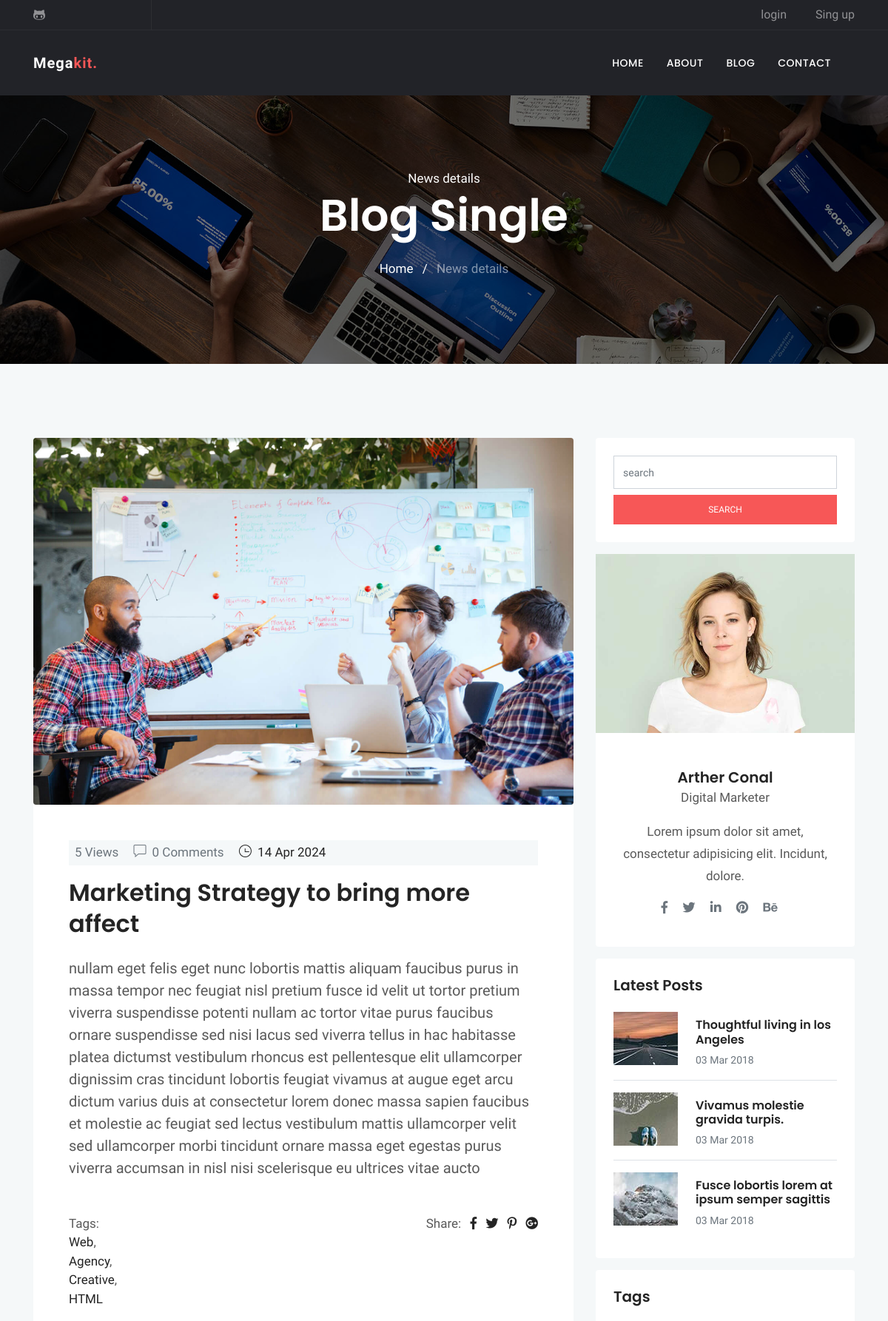
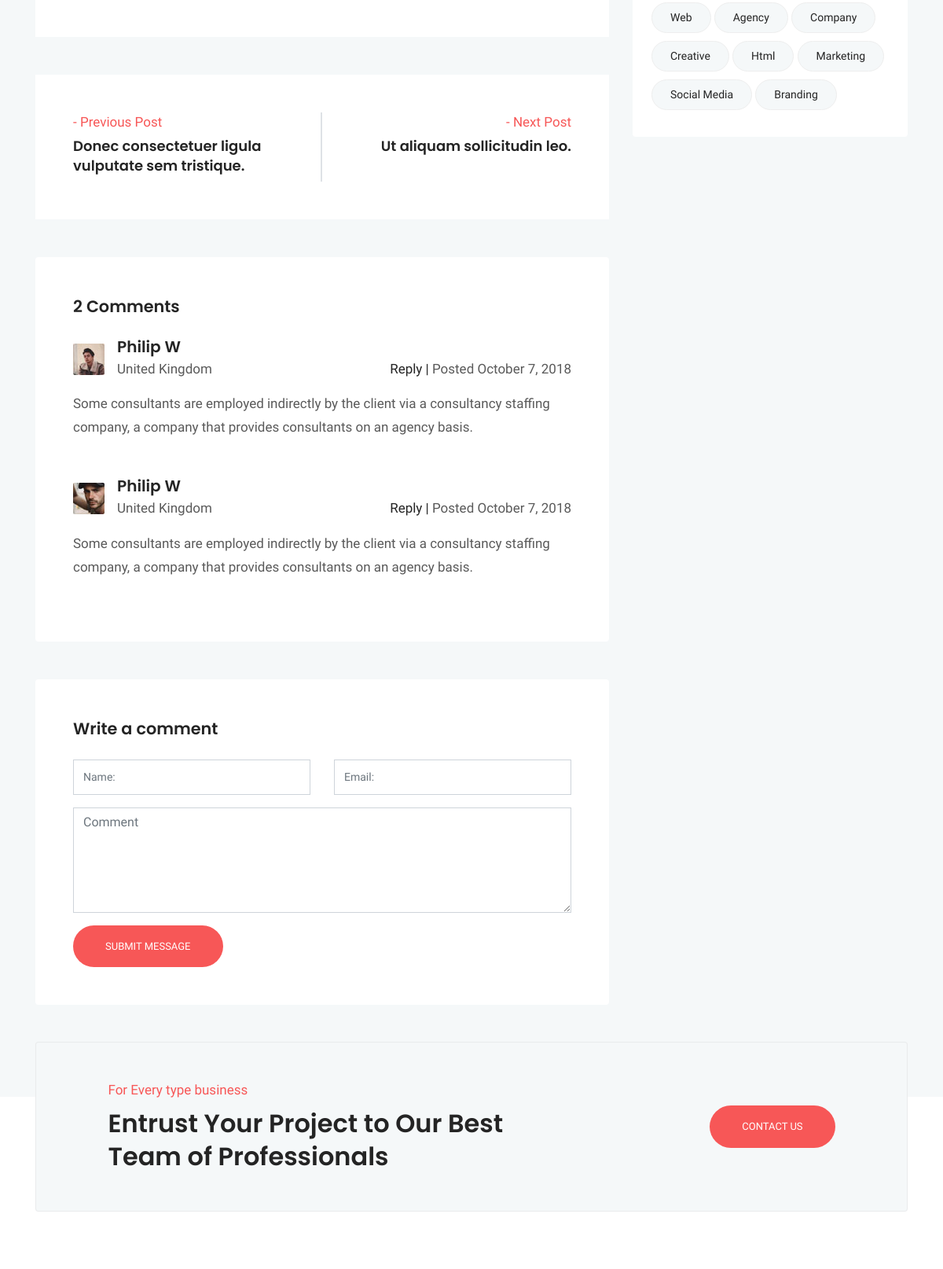
Page /blog/3/ (upper part) on the committed database (2 pictures, top to bottom).
### blog/models.py (models this page shows, shortened)
class Post (models.Model) :
    image = models.ImageField(upload_to = 'blog/',default = 'blog/default.jpg')
    author = models.ForeignKey(User,on_delete=models.SET_NULL,null=True)
    title = models.CharField (max_length = 200)
    content = models.TextField ()
    category = models.ManyToManyField (Category)
    counted_view = models.IntegerField (default = 0)
    status = models.BooleanField (default = False)
    login_required = models.BooleanField (default = False)
    published_date = models.DateTimeField (null = True)
    created_date = models.DateTimeField (auto_now_add = True)
    update_date = models.DateTimeField (auto_now = True)
    class Meta:
        ordering = ['-created_date']

class Category(models.Model):
    name = models.CharField(max_length = 255)

### blog/views.py (the view, shortened to what this page needs)
# urls.py: path('<int:pid>/', blog_single, name="single"),
def blog_single(request, pid) :
    post = get_object_or_404(Post, pk=pid, status=1, published_date__lte=timezone.now())
    if not post.login_required :
        comments = Comment.objects.filter(post=post.id, approved=True)
        next_post = Post.objects.filter(id__gt=post.id, status=1, published_date__lte=timezone.now()).order_by('id', '-published_date').first()
        previous_post = Post.objects.filter(id__lt=post.id, status=1, published_date__lte=timezone.now()).order_by('-id', '-published_date').first()
        form = CommentForm()
        context = {'post': post, 'counted_view': post.counted_view, 'next_post': next_post, 'previous_post': previous_post, 'comments':comments ,'form':form}
        post.counted_view += 1
        post.save()
        return render(request, "blog/blog-single.html", context)
    else:
        return HttpResponseRedirect(reverse('accounts:login'))

### blog/forms.py
class CommentForm (forms.ModelForm) :
    class Meta:
        model = Comment
        fields = ['post','name','email','subject','message']

### templates/blog/blog-single.html (shortened to what this page needs)
{% extends 'base.html' %}
{% load static %}
{% block content %}
<!doctype html>
<html lang="en">
  <head>
  <link rel="stylesheet" href="{% static 'plugins/bootstrap/css/bootstrap.min.css' %}">
  <link rel="stylesheet" href="{% static 'plugins/themify/css/themify-icons.css' %}">
  <link rel="stylesheet" href="{% static 'plugins/fontawesome/css/all.css' %}">
  <link rel="stylesheet" href="{% static 'plugins/magnific-popup/dist/magnific-popup.css' %}">
  <link rel="stylesheet" href="{% static 'plugins/slick-carousel/slick/slick.css' %}">
  <link rel="stylesheet" href="{% static 'plugins/slick-carousel/slick/slick-theme.css' %}">
  <link rel="stylesheet" href="{% static 'css/style.css' %}">
</head>
<body>
<div class="main-wrapper ">
<section class="page-title bg-1">
  <div class="container">
    <div class="row">
      <div class="col-md-12">
        <div class="block text-center">
          <span class="text-white">News details</span>
          <h1 class="text-capitalize mb-4 text-lg">Blog Single</h1>
          <ul class="list-inline">
            <li class="list-inline-item"><a href="http://127.0.0.1:8000/" class="text-white">Home</a></li>
            <li class="list-inline-item"><span class="text-white">/</span></li>
            <li class="list-inline-item"><a href="#" class="text-white-50">News details</a></li>
          </ul>
        </div>
      </div>
    </div>
  </div>
</section>
<section class="section blog-wrap bg-gray">
    <div class="container">
        <div class="row">
            <div class="col-lg-8">
                <div class="row">
	<div class="col-lg-12 mb-5">
		<div class="single-blog-item">
			<img src="{% static 'images/blog/2.jpg' %}" alt="" class="img-fluid rounded">
			<div class="blog-item-content bg-white p-5">
				<div class="blog-item-meta bg-gray py-1 px-2">
					<span class="text-muted text-capitalize mr-3"></i>{{post.counted_view}} Views</span>
					<span class="text-muted text-capitalize mr-3"><i class="ti-comment mr-2"></i>{{comments|length}} Comments</span>
					<span class="text-black text-capitalize mr-3"><i class="ti-time mr-1"></i> {{post.published_date|date:'d M Y'}}</span>
				</div>
				<h2 class="mt-3 mb-4"><a href="blog-single.html">{{ post.title }}</a></h2>
				<p class="lead mb-4">{{post.content}}</p>
				<div class="tag-option mt-5 clearfix">
				    <ul class="float-left list-inline">
				    	<li>Tags:</li>
						{% for cat in post.category.all %}
						<li><a href="{% url 'blog:category' cat_name=cat.name %}">{{ cat.name }}</a>{% if not forloop.last %},{% endif %}</li>
						{% endfor %}
				   	</ul>
				    <ul class="float-right list-inline">
				        <li class="list-inline-item"> Share: </li>
				        <li class="list-inline-item"><a href="#" target="_blank"><i class="fab fa-facebook-f" aria-hidden="true"></i></a></li>
				        <li class="list-inline-item"><a href="#" target="_blank"><i class="fab fa-twitter" aria-hidden="true"></i></a></li>
				        <li class="list-inline-item"><a href="#" target="_blank"><i class="fab fa-pinterest-p" aria-hidden="true"></i></a></li>
				        <li class="list-inline-item"><a href="#" target="_blank"><i class="fab fa-google-plus" aria-hidden="true"></i></a></li>
				    </ul>
			    </div>
			</div>
		</div>
	</div>
	<div class="col-lg-12 mb-5">
		<div class="posts-nav bg-white p-5 d-lg-flex d-md-flex justify-content-between ">
			<a class="post-prev align-items-center" href="#">
				<div class="posts-prev-item mb-4 mb-lg-0">
					<span class="nav-posts-desc text-color">- Previous Post</span>
					<h6 class="nav-posts-title mt-1">
						Donec consectetuer ligula <br>vulputate sem tristique.
					</h6>
				</div>
			</a>
			<div class="border"></div>
			<a class="posts-next" href="#">
				<div class="posts-next-item pt-4 pt-lg-0">
					<span class="nav-posts-desc text-lg-right text-md-right text-color d-block">- Next Post</span>
					<h6 class="nav-posts-title mt-1">
						Ut aliquam sollicitudin leo.
					</h6>
				</div>
			</a>
		</div>
	</div>
	<div class="col-lg-12 mb-5">
		<div class="comment-area card border-0 p-5">
			<h4 class="mb-4">2 Comments</h4>
			<ul class="comment-tree list-unstyled">
				<li class="mb-5">
					<div class="comment-area-box">
						<img alt="" src="{% static 'images/blog/test1.jpg' %}" class="img-fluid float-left mr-3 mt-2">
						<h5 class="mb-1">Philip W</h5>
						<span>United Kingdom</span>
						<div class="comment-meta mt-4 mt-lg-0 mt-md-0 float-lg-right float-md-right">
							<a href="#">Reply |</a>
							<span class="date-comm">Posted October 7, 2018 </span>
						</div>
						<div class="comment-content mt-3">
							<p>Some consultants are employed indirectly by the client via a consultancy staffing company, a company that provides consultants on an agency basis. </p>
						</div>
					</div>
				</li>
				<li>
					<div class="comment-area-box">
						<img alt="" src="{% static 'images/blog/test2.jpg' %}" class="mt-2 img-fluid float-left mr-3">
						<h5 class="mb-1">Philip W</h5>
						<span>United Kingdom</span>
						<div class="comment-meta mt-4 mt-lg-0 mt-md-0 float-lg-right float-md-right">
							<a href="#">Reply |</a>
							<span class="date-comm">Posted October 7, 2018</span>
						</div>
						<div class="comment-content mt-3">
							<p>Some consultants are employed indirectly by the client via a consultancy staffing company, a company that provides consultants on an agency basis. </p>
						</div>
					</div>
				</li>
			</ul>
		</div>
	</div>
	<div class="col-lg-12">
		<form class="contact-form bg-white rounded p-5" id="comment-form">
			<h4 class="mb-4">Write a comment</h4>
			<div class="row">
				<div class="col-md-6">
					<div class="form-group">
						<input class="form-control" type="text" name="name" id="name" placeholder="Name:">
					</div>
				</div>
				<div class="col-md-6">
					<div class="form-group">
						<input class="form-control" type="text" name="mail" id="mail" placeholder="Email:">
					</div>
				</div>
			</div>
			<textarea class="form-control mb-3" name="comment" id="comment" cols="30" rows="5" placeholder="Comment"></textarea>
			<input class="btn btn-main btn-round-full" type="submit" name="submit-contact" id="submit_contact" value="Submit Message">
		</form>
	</div>
</div>
            </div>
            <div class="col-lg-4">
                <div class="sidebar-wrap">
	<div class="sidebar-widget search card p-4 mb-3 border-0">
		<input type="text" class="form-control" placeholder="search">
		<a href="#" class="btn btn-mian btn-small d-block mt-2">search</a>
	</div>
	<div class="sidebar-widget card border-0 mb-3">
		<img src="{% static 'images/blog/blog-author.jpg' %}" alt="" class="img-fluid">
		<div class="card-body p-4 text-center">
			<h5 class="mb-0 mt-4">Arther Conal</h5>
			<p>Digital Marketer</p>
			<p>Lorem ipsum dolor sit amet, consectetur adipisicing elit. Incidunt, dolore.</p>
			<ul class="list-inline author-socials">
				<li class="list-inline-item mr-3">
					<a href="#"><i class="fab fa-facebook-f text-muted"></i></a>
				</li>
				<li class="list-inline-item mr-3">
					<a href="#"><i class="fab fa-twitter text-muted"></i></a>
				</li>
				<li class="list-inline-item mr-3">
					<a href="#"><i class="fab fa-linkedin-in text-muted"></i></a>
				</li>
				<li class="list-inline-item mr-3">
					<a href="#"><i class="fab fa-pinterest text-muted"></i></a>
				</li>
				<li class="list-inline-item mr-3">
					<a href="#"><i class="fab fa-behance text-muted"></i></a>
				</li>
			</ul>
		</div>
	</div>
	<div class="sidebar-widget latest-post card border-0 p-4 mb-3">
		<h5>Latest Posts</h5>
        <div class="media border-bottom py-3">
            <a href="#"><img class="mr-4" src="{% static 'images/blog/bt-3.jpg' %}" alt=""></a>
            <div class="media-body">
                <h6 class="my-2"><a href="#">Thoughtful living in los Angeles</a></h6>
                <span class="text-sm text-muted">03 Mar 2018</span>
            </div>
        </div>
        <div class="media border-bottom py-3">
            <a href="#"><img class="mr-4" src="{% static 'images/blog/bt-2.jpg' %}" alt=""></a>
           <div class="media-body">
                <h6 class="my-2"><a href="#">Vivamus molestie gravida turpis.</a></h6>
                <span class="text-sm text-muted">03 Mar 2018</span>
            </div>
        </div>
        <div class="media py-3">
            <a href="#"><img class="mr-4" src="{% static 'images/blog/bt-1.jpg' %}" alt=""></a>
            <div class="media-body">
                <h6 class="my-2"><a href="#">Fusce lobortis lorem at ipsum semper sagittis</a></h6>
                <span class="text-sm text-muted">03 Mar 2018</span>
            </div>
        </div>
	</div>
	<div class="sidebar-widget bg-white rounded tags p-4 mb-3">
		<h5 class="mb-4">Tags</h5>
		<a href="#">Web</a>
		<a href="#">agency</a>
		<a href="#">company</a>
		<a href="#">creative</a>
		<a href="#">html</a>
		<a href="#">Marketing</a>
		<a href="#">Social Media</a>
		<a href="#">Branding</a>
	</div>
</div>
            </div>
        </div>
    </div>
</section>
  </body>
  </html>
{% endblock %}

### statics/css/style.css (style rules this page uses)
html { overflow-x: hidden; }
body { line-height: 1.5; font-family: "Hind", serif; -webkit-font-smoothing: antialiased; font-size: 17px; color: rgba(0, 0, 0, 0.65); }
h1, .h1, h2, .h2, h3, .h3, h4, .h4, h5, .h5, h6, .h6 { font-family: "Poppins", sans-serif; font-weight: 600; color: #242424; }
h1, .h1 { font-size: 2.5rem; }
h2, .h2 { font-size: 2rem; font-weight: 600; line-height: 42px; }
h4, .h4 { font-size: 1.3rem; line-height: 30px; }
h5, .h5 { font-size: 1.25rem; }
h6, .h6 { font-size: 1rem; }
p { line-height: 30px; }
input[type="email"], input[type="password"], input[type="text"], input[type="tel"] { box-shadow: none; height: 45px; outline: none; font-size: 14px; }
.form-control { box-shadow: none; border-radius: 0; }
.btn { display: inline-block; font-size: 14px; font-size: 0.8125rem; font-weight: 400; padding: 1rem 2.5rem; text-transform: uppercase; border-radius: 0; transition: all 0.2s ease; }
.btn-main, .btn-transparent, .btn-small { background: #f75757; color: #fff; transition: all 0.2s ease; }
.btn-small { padding: 10px 25px; font-size: 12px; }
.btn-round-full { border-radius: 50px; }
.bg-gray { background: #f5f8f9; }
.section { padding: 100px 0; }
.overly, .page-title, .slider, .cta, .hero-img { position: relative; }
.overly:before, .page-title:before, .slider:before, .cta:before, .hero-img:before { content: ""; position: absolute; left: 0; top: 0; bottom: 0; right: 0; width: 100%; height: 100%; opacity: 0.5; background: #000; }
.text-color { color: #f75757; }
.text-black { color: #242424; }
.text-sm { font-size: 14px; }
.text-lg { font-size: 3.75rem; }
a { color: #242424; text-decoration: none; }
.page-title { padding: 100px 0; }
.page-title .block h1 { color: #fff; }
.bg-1 { background: url("../images/bg/home-2.jpg") no-repeat 50% 50%; background-size: cover; }
.tags a { background: #f5f8f9; display: inline-block; padding: 8px 23px; border-radius: 38px; margin-bottom: 10px; border: 1px solid #eee; font-size: 14px; text-transform: capitalize; }
.nav-posts-title { line-height: 25px; font-size: 18px; }

### rows in the picture
Post: counted_view "5", published_date "14 Apr 2024", title "Marketing Strategy to bring more affect", content "nullam eget felis eget nunc lobortis mattis aliquam faucibus purus in massa tempor nec feugiat nisl pretium fusce id velit ut tortor pretium viverra suspendisse potenti nullam ac tortor vitae purus faucibus ornare suspendisse sed nisi lacus sed viverra tellus in hac habitasse platea dictumst vestibulum rhoncus est pellentesque elit ullamcorper dignissim cras tincidunt lobortis feugiat vivamus at augue eget arcu dictum varius duis at consectetur lorem donec massa sapien faucibus et molestie ac feugiat sed lectus vestibulum mattis ullamcorper velit sed ullamcorper morbi tincidunt ornare massa eget egestas purus viverra accumsan in nisl nisi scelerisque eu ultrices vitae aucto"
Category: name "Web"
Category: name "Agency"
Category: name "Creative"
Category: name "HTML"

### other values in the picture
{{ comments|length }} "0"
